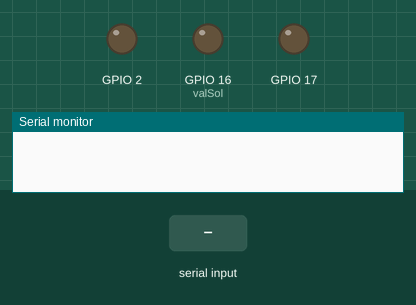
A program run on a simulated ESP32. Shown: output pins drawn as LEDs (lit = HIGH), the last lines printed to the serial monitor. Inputs (shaded band) come from the test bench.

Above: at 1.2 s.
1.3 s: "1" received over Serial
At 2.5 s:
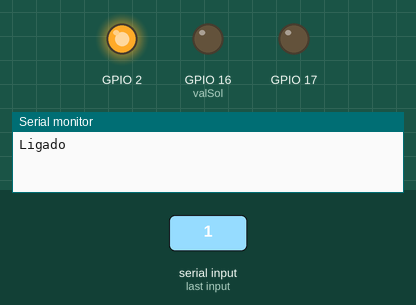
2.8 s: "0" received over Serial
At 3.8 s:
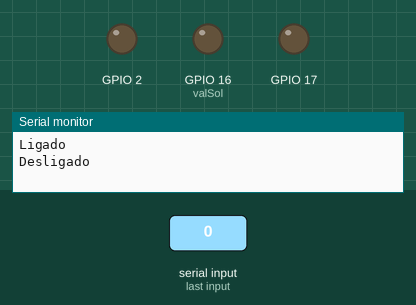
Timing chart, 0 to 5.8 s (numbered marks = the images above; inputs shaded):
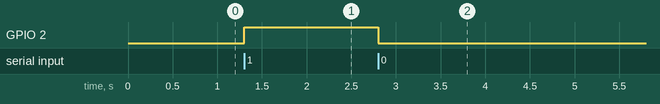

The program:

main.cpp
```cpp
#include <Arduino.h>


const int valSol = 16;
const int valProp = 17;
int Channel = 1;
int freq = 350;
int res = 10;
int state;


void pwm1(int valProp1,int Channel1,int freq1,int res1){
  pinMode(valProp1, OUTPUT);

  ledcSetup(Channel1, freq1, res1);
  ledcAttachPin(valProp1, Channel1);
}

void setup()
{
     //inicia comunicação serial
    Serial.begin(115200);
    pwm1(valProp, Channel,freq,res);
    pinMode(2, OUTPUT);
    pinMode(valSol, OUTPUT);
}

void serialMonitor()
{
    if(Serial.available() > 0)
    {
        char stateCase = Serial.read();
        switch(stateCase)
        {
            case '1':
            state = 1;
            Serial.println("Ligado");
            digitalWrite(2,1);
            break;
            case '0':
            state = 0;
            Serial.println("Desligado");
            digitalWrite(2,0);
            break;
        }
    }

}

void loop()
{
    serialMonitor();
}

void loadVar()
{

}
```

Measured:
- after the input at 1.3 s, GPIO 2: LOW → HIGH at once
- after the input at 2.8 s, GPIO 2: HIGH → LOW at once
